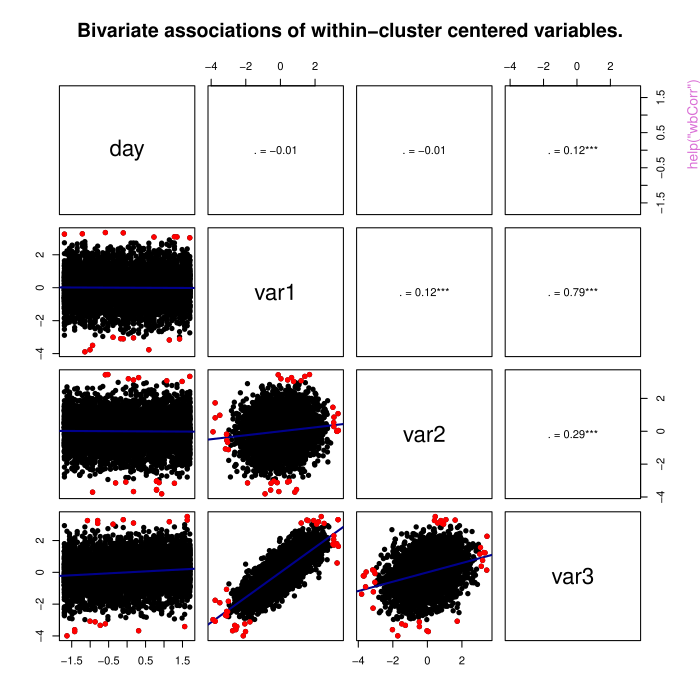

Here is the R script that generated this plot:
pkgname <- "wbCorr"
source(file.path(R.home("share"), "R", "examples-header.R"))
options(warn = 1)
library('wbCorr')

base::assign(".oldSearch", base::search(), pos = 'CheckExEnv')
base::assign(".old_wd", base::getwd(), pos = 'CheckExEnv')
cleanEx()
nameEx("get_ICC")
### * get_ICC

flush(stderr()); flush(stdout())

### Name: get_ICC
### Title: Return all ICCs for the original variables.
### Aliases: get_ICC get_ICCs get_icc

### ** Examples

# importing our simulated example dataset with pre-specified within- and between- correlations
data("simdat_intensive_longitudinal")

# create object:
correlations <- wbCorr(data = simdat_intensive_longitudinal,
                      cluster = 'participantID')

# returns the ICCs:
ICCs <- get_ICC(correlations)
print(ICCs)




cleanEx()
nameEx("get_matrix")
### * get_matrix

flush(stderr()); flush(stdout())

### Name: get_matrix
### Title: Return matrices for within- and/or between-cluster correlations.
### Aliases: get_matrix get_matrices summary,wbCorr-method summary.wbCorr

### ** Examples

# importing our simulated example dataset with pre-specified within- and between- correlations
data("simdat_intensive_longitudinal")

# create object:
correlations <- wbCorr(data = simdat_intensive_longitudinal,
                      cluster = 'participantID')

# returns a correlation matrix with stars for p-values:
matrices <- summary(correlations) # the get_matrix() and get_matrices() functions are equivalent
print(matrices)

# Access specific matrices by:
# Option 1:
matrices$within
# Option 2:
within_matrix <- summary(correlations, which = 'w') # or use 'within'
merged_within_between <- summary(correlations, which = 'wb')
print(within_matrix) # could be saved to an excel or csv file (e.g., write.csv)




cleanEx()
nameEx("get_table")
### * get_table

flush(stderr()); flush(stdout())

### Name: get_table
### Title: Retrieve full tables for both within- and/or between-cluster
###   correlations for a wbCorr object.
### Aliases: get_table get_tables

### ** Examples

# importing our simulated example dataset with pre-specified within- and between- correlations
data("simdat_intensive_longitudinal")

# create object:
correlations <- wbCorr(data = simdat_intensive_longitudinal,
                      cluster = 'participantID')

# returns a list with full detailed tables of the correlations:
tables <- get_table(correlations) # the get_tables() function is equivalent
print(tables)

# Access specific tables by:
# Option 1:
tables$between
# Option 2:
within_table <- get_tables(correlations, which = 'w') # or use 'within' or 'between'
print(within_table) # within_table could be saved to an excel or csv file (e.g., write.csv)




cleanEx()
nameEx("print.wbCorr")
### * print.wbCorr

flush(stderr()); flush(stdout())

### Name: print,wbCorr-method
### Title: Print Method for the wbCorr Class
### Aliases: print,wbCorr-method print.wbCorr

### ** Examples

# Example
data("simdat_intensive_longitudinal")
correlations <- wbCorr(simdat_intensive_longitudinal,
                       cluster = 'participantID',
                       confidence_level = 0.95,
                       method = 'spearman',
                       weighted_between_statistics = FALSE)
print(correlations)




cleanEx()
nameEx("show.wbCorr")
### * show.wbCorr

flush(stderr()); flush(stdout())

### Name: show,wbCorr-method
### Title: Show Method for the wbCorr Class
### Aliases: show,wbCorr-method show.wbCorr

### ** Examples

# Example using the iris dataset
cors <- wbCorr(iris, iris$Species, weighted_between_statistics = TRUE)
show(cors)



cleanEx()
nameEx("to_excel")
### * to_excel

flush(stderr()); flush(stdout())

### Name: to_excel
### Title: Saves the passed summary or table to excel
### Aliases: to_excel

### ** Examples

# Importing our simulated example dataset with pre-specified within- and between- correlations
data("simdat_intensive_longitudinal")

# Create object:
correlations <- wbCorr(data = simdat_intensive_longitudinal,
                      cluster = 'participantID')

# Returns a correlation matrix with stars for p-values:
matrices <- get_matrix(correlations) # summary(correlations) works too.

to_excel(matrices)




cleanEx()
nameEx("wbCorr")
### * wbCorr

flush(stderr()); flush(stdout())

### Name: wbCorr
### Title: wbCorr
### Aliases: wbCorr wbcorr

### ** Examples

# importing our simulated example dataset with pre-specified within- and between- correlations
data("simdat_intensive_longitudinal")

# create a wbCorr object:
correlations <- wbCorr(simdat_intensive_longitudinal,
                     'participantID')

# optionally compute sample-size weighted between-cluster correlations:
weighted_correlations <- wbCorr(simdat_intensive_longitudinal,
                     'participantID',
                     between_weighting = 'cluster_size')

# optionally estimate cluster means from all rows available for each variable:
all_available_correlations <- wbCorr(simdat_intensive_longitudinal,
                     'participantID',
                     centering_rows = 'all_available')

# returns a list with full detailed tables of the correlations:
tables <- get_table(correlations) # the get_tables() function is equivalent
print(tables)

# returns a correlation matrix with stars for p-values:
matrices <- summary(correlations) # the get_matrix() and get_matrices() functions are equivalent
print(matrices)

# Plot the centered variables against each other
plot(correlations, 'within')
plot(correlations, which = 'b')

# Store the list of correlation matrices to excel
to_excel(matrices)





### * <FOOTER>
###
cleanEx()
options(digits = 7L)
base::cat("Time elapsed: ", proc.time() - base::get("ptime", pos = 'CheckExEnv'),"\n")
grDevices::dev.off()
###
### Local variables: ***
### mode: outline-minor ***
### outline-regexp: "\\(> \\)?### [*]+" ***
### End: ***
quit('no')
